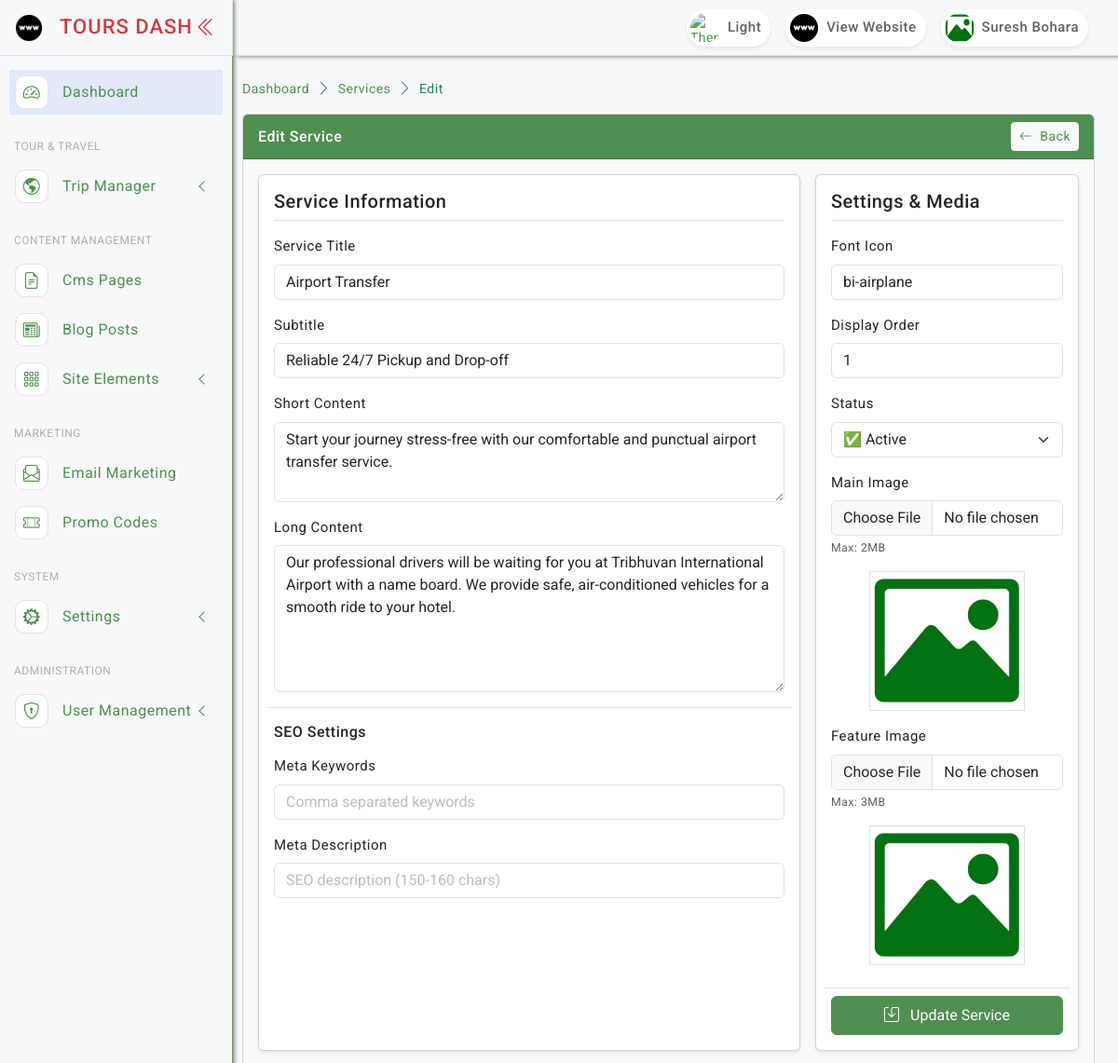
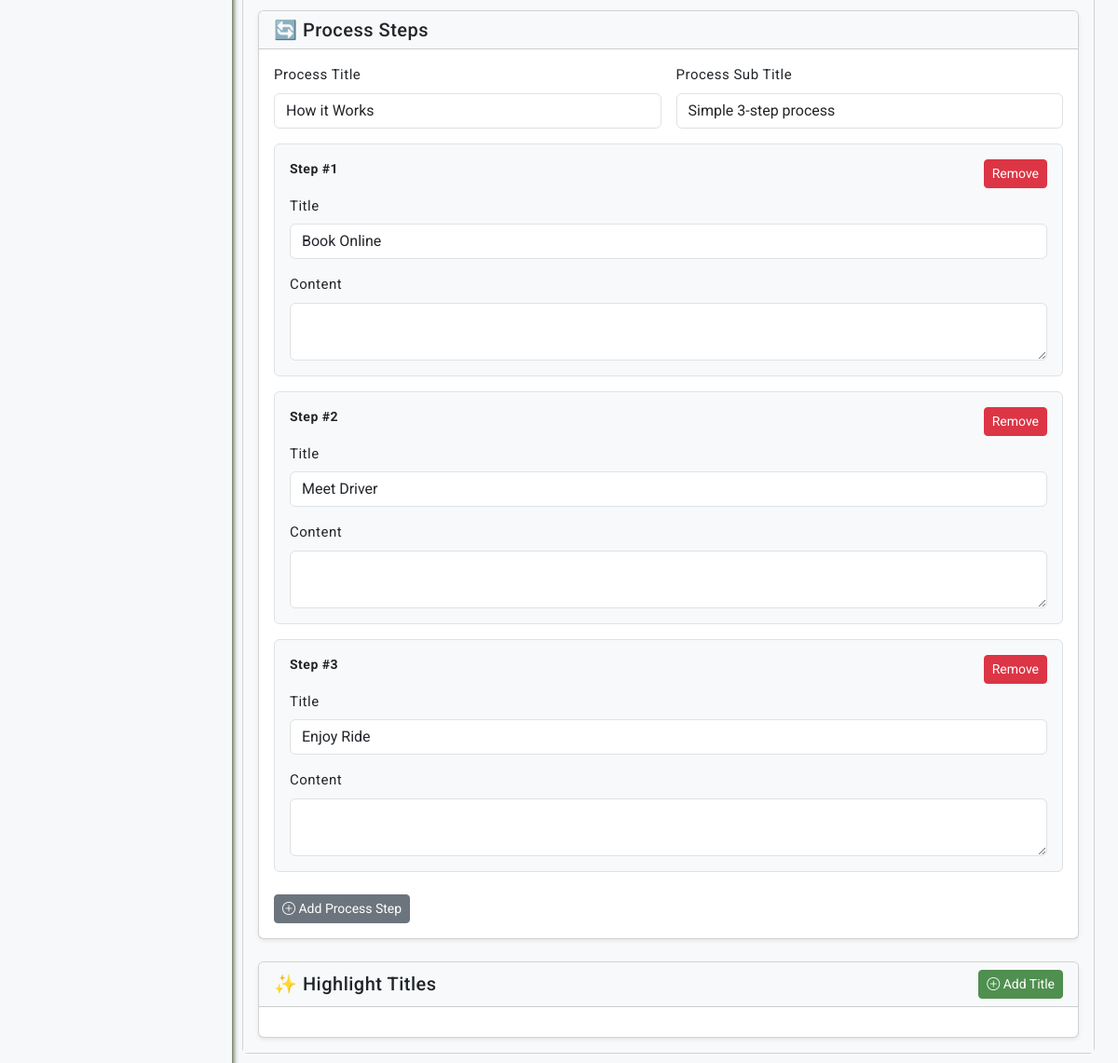
/services/1/update/ (signed in), run on the app's committed database (2 pictures, top to bottom).
### accounts/models.py (models this page shows, shortened)
class AdminUser(AbstractBaseUser, PermissionsMixin):
    name = models.CharField(max_length=255)
    email = models.EmailField(unique=True)
    mobile = models.CharField(max_length=20, blank=True, null=True)
    address = models.TextField(blank=True, null=True)
    gender = models.CharField(max_length=20, blank=True, null=True)
    details = models.TextField(blank=True, null=True)
    image = models.ImageField(upload_to='admin_profiles/', null=True, blank=True, default='noimage.png')
    status = models.BooleanField(default=True)
    last_login_at = models.DateTimeField(null=True, blank=True)
    created_at = models.DateTimeField(auto_now_add=True)
    updated_at = models.DateTimeField(auto_now=True)
    is_active = models.BooleanField(default=True)
    is_staff = models.BooleanField(default=False)
    objects = AdminUserManager()
    USERNAME_FIELD = 'email'
    REQUIRED_FIELDS = ['name']
    @property
    def image_url(self):
        if self.image and str(self.image) != 'noimage.png':
            return self.image.url
        return '/static/asset/images/noimage.png'

### services/models.py (models this page shows, shortened)
class Service(models.Model):
    title = models.CharField(max_length=255)
    subtitle = models.CharField(max_length=255, blank=True, null=True)
    icon = models.CharField(max_length=100, blank=True, null=True)
    short_content = models.TextField(blank=True, null=True)
    long_content = models.TextField(blank=True, null=True)
    slug = models.SlugField(max_length=255, unique=True, blank=True, null=True)
    image = models.ImageField(upload_to='services/', blank=True, null=True)
    feature_image = models.ImageField(upload_to='services/features/', blank=True, null=True)
    process_title = models.CharField(max_length=255, blank=True, null=True)
    process_sub_title = models.CharField(max_length=255, blank=True, null=True)
    process_item = models.JSONField(blank=True, null=True, default=list)
    highlight = models.JSONField(blank=True, null=True, default=dict)
    order_level = models.IntegerField(default=0)
    status = models.BooleanField(default=True)
    meta_keywords = models.CharField(max_length=255, blank=True, null=True)
    meta_description = models.TextField(blank=True, null=True)
    created_at = models.DateTimeField(auto_now_add=True)
    updated_at = models.DateTimeField(auto_now=True)
    class Meta:
        ordering = ['order_level', '-created_at']
        indexes = [
            models.Index(fields=['order_level']),
            models.Index(fields=['status']),
            models.Index(fields=['slug']),
        ]
    @property
    def image_url(self):
        return self.image.url if self.image and hasattr(self.image, 'url') else '/static/asset/images/noimage.png'
    @property
    def feature_image_url(self):
        return self.feature_image.url if self.feature_image and hasattr(self.feature_image, 'url') else '/static/asset/images/noimage.png'

### services/views.py (the view, shortened to what this page needs)
# urls.py: path('<int:pk>/update/', views.service_update, name='service_update'),
@login_required
def service_update(request, pk):
    service = get_object_or_404(Service, pk=pk)
    return render(request, 'admin/services/form.html', {'form': ServiceForm(instance=service), 'item': service})

### core/context_processors.py (called while the page is built)
def global_settings(request):
    setting = SiteSetting.get_instance()
    footer_categories = Category.objects.filter(
        parent__isnull=True,
        status=True
    ).prefetch_related('children').order_by('order_level')[:4]
    footer_pages = Page.objects.filter(status=True).order_by('order_level')[:4]
    footer_experts = Team.objects.filter(status=True).order_by('order_level')[:4]
    trekking_regions = Category.objects.filter(parent__slug='trekking', status=True).order_by('order_level')[:4]
    return {
        'setting': setting,
        'global_categories': footer_categories,
        'global_pages': footer_pages,
        'footer_experts': footer_experts,
        'trekking_regions': trekking_regions,
    }

### templates/admin/services/form.html (shortened to what this page needs)
{% extends "layouts/base.html" %}
{% load static %}
{% block content %}
<div class="page-breadcrumb d-none d-sm-flex align-items-center mb-3">
    <nav aria-label="breadcrumb">
        <ol class="breadcrumb mb-0 p-0">
            <li class="breadcrumb-item"><a href="{% url 'core:dashboard' %}">Dashboard</a></li>
            <li class="breadcrumb-item"><a href="{% url 'services:service_list' %}">Services</a></li>
            <li class="breadcrumb-item active">{% if item %}Edit{% else %}Create{% endif %}</li>
        </ol>
    </nav>
</div>
<div class="card mb-4">
    <div class="card-header bg-custom text-white d-flex align-items-center justify-content-between py-2">
        <h6 class="mb-0"> {% if item %}Edit{% else %}Create{% endif %} Service</h6>
        <a href="{% url 'services:service_list' %}" class="btn btn-light btn-sm"><i class="bi bi-arrow-left me-1"></i> Back</a>
    </div>
    <div class="card-body bg-light p-3">
        <form id="serviceForm" method="POST" enctype="multipart/form-data" action="{% if item %}{% url 'services:service_update' item.id %}{% else %}{% url 'services:service_create' %}{% endif %}">
            <div class="row g-3">
                <div class="col-lg-8">
                    <div class="card shadow-sm h-100">
                        <div class="card-body">
                            <h5 class="card-title mb-3 border-bottom pb-2">Service Information</h5>
                            <div class="row g-3">
                                <div class="col-md-12"><label class="form-label">Service Title</label>{{ form.title }}</div>
                                <div class="col-md-12"><label class="form-label">Subtitle</label>{{ form.subtitle }}</div>
                                <div class="col-12"><label class="form-label">Short Content</label>{{ form.short_content }}</div>
                                <div class="col-12"><label class="form-label">Long Content</label>{{ form.long_content }}</div>
                                <div class="col-12 mt-3 pt-3 border-top">
                                    <h6 class="mb-3">SEO Settings</h6>
                                    <div class="row g-3">
                                        <div class="col-12"><label class="form-label">Meta Keywords</label>{{ form.meta_keywords }}</div>
                                        <div class="col-12"><label class="form-label">Meta Description</label>{{ form.meta_description }}</div>
                                    </div>
                                </div>
                            </div>
                        </div>
                    </div>
                </div>
                <div class="col-lg-4">
                    <div class="card shadow-sm h-100">
                        <div class="card-body">
                            <h5 class="card-title mb-3 border-bottom pb-2">Settings & Media</h5>
                            <div class="row g-3">
                                <div class="col-12"><label class="form-label">Font Icon</label>{{ form.icon }}</div>
                                <div class="col-12"><label class="form-label">Display Order</label>{{ form.order_level }}</div>
                                <div class="col-12"><label class="form-label">Status</label>{{ form.status }}</div>
                                <div class="col-12"><label class="form-label">Main Image</label>{{ form.image }}<small class="text-muted d-block mt-1">Max: 2MB</small></div>
                                <div class="col-12 text-center"><img src="{% if item and item.image_url %}{{ item.image_url }}{% else %}{% static 'asset/images/noimage.png' %}{% endif %}" alt="Preview" class="img-fluid preview-image border" id="imagePreview" style="max-height: 150px;"></div>
                                <div class="col-12"><label class="form-label">Feature Image</label>{{ form.feature_image }}<small class="text-muted d-block mt-1">Max: 3MB</small></div>
                                <div class="col-12 text-center"><img src="{% if item and item.feature_image_url %}{{ item.feature_image_url }}{% else %}{% static 'asset/images/noimage.png' %}{% endif %}" alt="Preview" class="img-fluid preview-image border" id="featureImagePreview" style="max-height: 150px;"></div>
                                <div class="col-12 mt-4 pt-2 border-top">
                                    <button type="submit" class="btn btn-primary w-100 py-2" id="submitBtn"><i class="bi bi-save me-2"></i> {% if item %}Update{% else %}Create{% endif %} Service</button>
                                </div>
                            </div>
                        </div>
                    </div>
                </div>
            </div>
            <div class="card mt-4 shadow-sm">
                <div class="card-header bg-light"><h5 class="mb-0">🔄 Process Steps</h5></div>
                <div class="card-body">
                    <div class="row g-3 mb-3">
                        <div class="col-md-6"><label class="form-label">Process Title</label>{{ form.process_title }}</div>
                        <div class="col-md-6"><label class="form-label">Process Sub Title</label>{{ form.process_sub_title }}</div>
                    </div>
                    <div id="processItemsContainer">
                        {% if item and item.process_item %}
                            {% for p_item in item.process_item %}
                                <div class="card card-body mb-3 border processItem bg-light">
                                    <div class="d-flex justify-content-between mb-2">
                                        <span class="fw-bold">Step #<span class="stepNumber">{{ forloop.counter }}</span></span>
                                        <button type="button" class="btn btn-sm btn-danger removeProcessItem">Remove</button>
                                    </div>
                                    <div class="row g-3">
                                        <div class="col-12"><label class="form-label">Title</label><input type="text" name="process_item[{{ forloop.counter0 }}][title]" class="form-control" value="{{ p_item.title }}"></div>
                                        <div class="col-12"><label class="form-label">Content</label><textarea name="process_item[{{ forloop.counter0 }}][content]" class="form-control" rows="2">{{ p_item.content }}</textarea></div>
                                    </div>
                                </div>
                            {% endfor %}
                        {% endif %}
                    </div>
                    <button type="button" class="btn btn-secondary btn-sm mt-2" id="addProcessItem"><i class="bi bi-plus-circle"></i> Add Process Step</button>
                </div>
            </div>
            <div class="card mt-4 shadow-sm">
                <div class="card-header bg-light d-flex justify-content-between align-items-center">
                    <h5 class="mb-0">✨ Highlight Titles</h5>
                    <button type="button" class="btn btn-primary btn-sm addHighlightTitle"><i class="bi bi-plus-circle"></i> Add Title</button>
                </div>
                <div class="card-body">
                </div>
            </div>
        </form>
    </div>
</div>
{% endblock %}

### templates/includes/admin/header.html (shortened to what this page needs)
{% load static %}
<header class="top-header">
    <nav class="navbar navbar-expand">
        <div class="top-navbar-right ms-3 ms-auto">
            <ul class="navbar-nav align-items-center">
                <li class="nav-item">
                    <a id="darkModeButton" class="nav-link" href="javascript:void(0);" aria-label="Toggle Dark Mode">
                        <div class="user-setting d-flex align-items-center gap-1">
                            <img id="moonIcon" src="{% static 'asset/images/moon_light.png' %}" class="user-img" alt="Theme">
                            <div class="user-name d-none d-sm-block">Light</div>
                        </div>
                    </a>
                </li>
                <li class="nav-item">
                    <a class="nav-link" href="/" target="_blank">
                        <div class="user-setting d-flex align-items-center gap-1">
                            <img src="{% static 'asset/images/website.png' %}" class="user-img" alt="Website">
                            <div class="user-name d-none d-sm-block">View Website</div>
                        </div>
                    </a>
                </li>
                <li class="nav-item dropdown dropdown-large">
                    <a class="nav-link dropdown-toggle dropdown-toggle-nocaret" href="#" data-bs-toggle="dropdown" aria-expanded="false">
                        <div class="user-setting d-flex align-items-center gap-1">
                            <img src="{{ request.user.image_url }}" class="user-img" alt="User">
                            <div class="user-name d-none d-sm-block">{{ request.user.name|default:"Admin" }}</div>
                        </div>
                    </a>
                </li>
            </ul>
        </div>
    </nav>
</header>

### static/asset/css/style.css (style rules this page uses)
body { font-size: 14px; color: #4c5258; letter-spacing: .5px; font-family: Roboto, sans-serif; background-color: #f7f8fa; overflow-x: hidden; }
a { text-decoration: none; }
::placeholder { opacity: 0.4 !important; }
.top-header .navbar { box-shadow: 5px 0 5px rgb(93 105 72); position: fixed; top: 0; left: 250px; right: 0; background-color: #f7f8fa; border-bottom: 1px solid #e2e3e4; background-clip: padding-box; height: 60px; z-index: 10; padding: 0 1.5rem; transition: all .2s; }
.top-header .navbar .user-setting { height: 40px; border-radius: 30px; background-color: #fff; box-shadow: 0 0.125rem 0.25rem rgb(0 0 0 / 8%); }
.dropdown-toggle-nocaret:after { display: none }
.top-header .navbar .dropdown-large { position: relative }
.top-header .navbar .user-img { width: 40px; height: 40px; padding: 4px; border-radius: 50%; }
.top-header .navbar .user-name { font-size: 15px; color: #5e636b; font-weight: 500; padding-right: 10px; }
.page-breadcrumb .breadcrumb-item+.breadcrumb-item::before { display: inline-block; padding-right: .5rem; color: #6c757d; font-family: LineIcons; content: "\ea5c"; }
.page-breadcrumb .breadcrumb li.breadcrumb-item { font-size: 15spx; }
.breadcrumb-item.active { color: #198754!important; }
.bg-custom { background-color: #4f8f4f; }

### static/asset/css/custom.css (style rules this page uses)
.btn-primary { color: #fff; background-color: #4f8f4f!important; border-color: #4f8f4f!important; }
a { color: #4f8f4f!important; }
.card-header { border-radius: none!important; }
label { margin-bottom: 5px; font-weight: 400; font-size: 15px; }

### static/asset/css/dark-theme.css (style rules this page uses)
html.dark-theme .menu-title,a { color: #ffffff; }

### data on the page
AdminUser: user.image_url (placeholder picture), user.name "Suresh Bohara"
Service: title "Airport Transfer", subtitle "Reliable 24/7 Pickup and Drop-off", short_content "Start your journey stress-free with our comfortable and punctual airport transfer service.", long_content "Our professional drivers will be waiting for you at Tribhuvan International Airport with a name board. We provide safe, air-conditioned vehicles for a smooth ride to your hotel.", icon "bi-airplane", order_level "1", status "✅ Active", process_title "How it Works", process_sub_title "Simple 3-step process"
